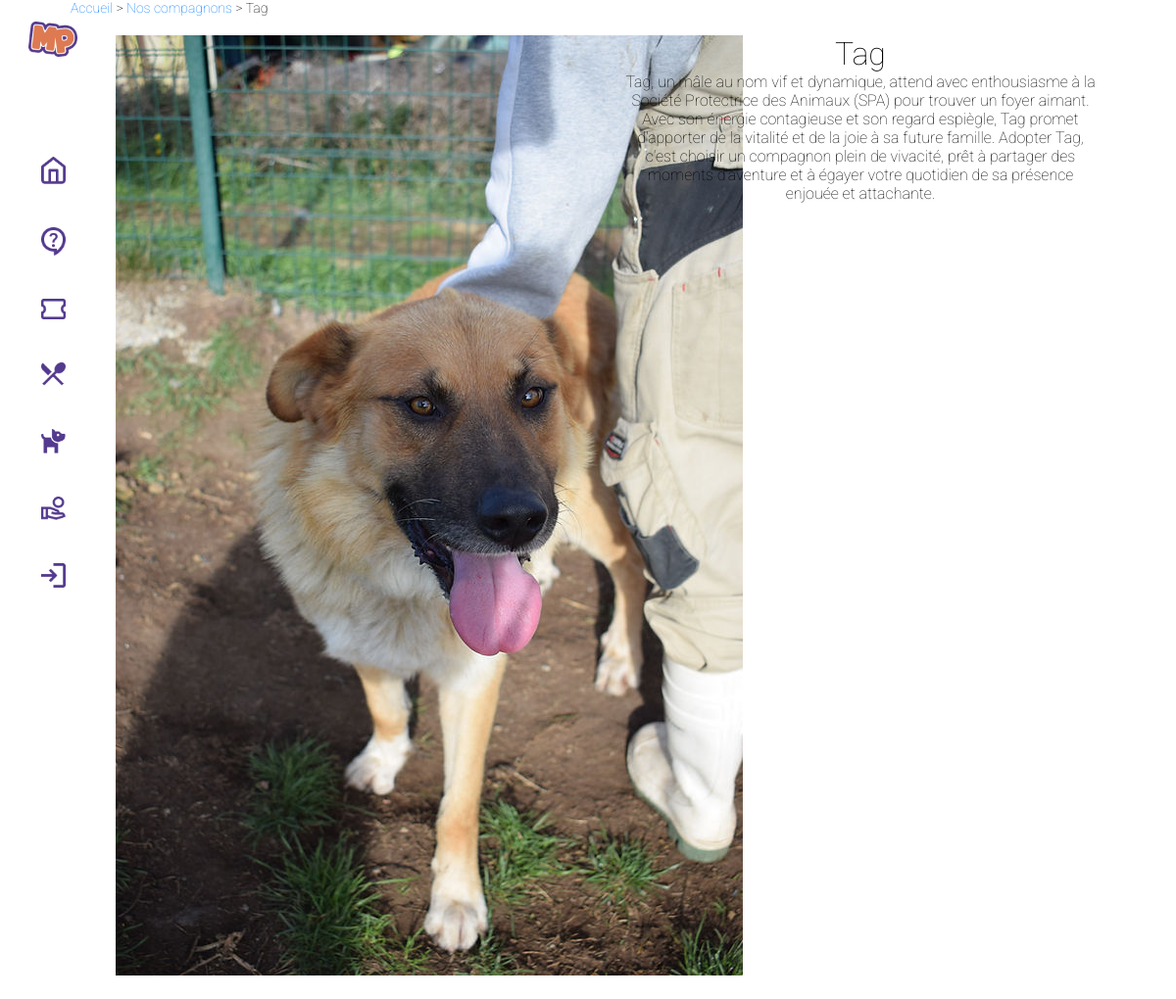
Page /animal.php?id=30 on the committed database.
### tables this page shows
CREATE TABLE `pet` (
  `id_pet` int(11) NOT NULL,
  `pet_name` varchar(255) DEFAULT NULL,
  `pet_date_of_birth` date DEFAULT NULL,
  `pet_sex` tinyint(1) DEFAULT NULL,
  `is_trial` tinyint(1) DEFAULT NULL,
  `is_adopted` tinyint(1) DEFAULT NULL,
  `adoption_date` date DEFAULT NULL,
  `bio` text DEFAULT NULL,
  `id_cat` int(11) DEFAULT NULL
);

CREATE TABLE `picture` (
  `id_pic` int(11) NOT NULL,
  `path` varchar(255) DEFAULT NULL,
  `id_pet` int(11) DEFAULT NULL
);

### animal.php (the view, shortened to what this page needs)
<?php
include("config/config.php");
$bdd = new PDO('mysql:host=' . $host . ';port=' . $port . ';dbname=' . $dbname, $username, $password);
$id = $_GET["id"];
$requete = 'SELECT *
FROM pet
INNER JOIN category
ON pet.id_cat = category.id_cat
INNER JOIN picture
ON pet.id_pet = picture.id_pet
WHERE pet.id_pet=' . $id . '';
$resultats = $bdd->query($requete);
if ($resultats && $resultats->rowCount() > 0) {
    $tabpet = $resultats->fetch(PDO::FETCH_ASSOC);
}
$nom = $tabpet['pet_name'];
$bio = $tabpet['bio'];
?>
<!DOCTYPE html>
<html lang="fr">
<head>
    <?php include("element/head.php") ?>
</head>
<body>
    <?php include("element/navbar.php") ?>
    <main class="main-content">
        <div class="fil_arianne">
            <a href="index.php">Accueil</a> &gt;
            <a href="animaux.php">Nos compagnons</a> &gt;
            <span>
                <?php echo $nom ?>
            </span>
        </div>
        <div class="animal_container">
            <div class="animal_wrapper">
                <section class="animal_image">
                    <img src="<?php echo $tabpet['path'] ?>" alt="">
                </section>
            </div>
            <div class="animal_wrapper">
                <h1 class="animal_name">
                    <?php echo $nom ?>
                </h1>
                <section>
                    <p>
                        <?php echo $bio ?>
                    </p>
                </section>
            </div>
        </div>
    </main>
</body>
</html>

### css/style.css (style rules this page uses)
.fil_arianne { font-size: 14px; margin-left: 3vw; }
.fil_arianne a { text-decoration: none; color: #007bff; }
.main-content { padding-left: 3vw; }
.animal_container { display: flex; flex-wrap: wrap; justify-content: center; }
.animal_wrapper { width: 40vw; margin: 10px; padding: 10px; text-align: center; }
* { font-family: 'Roboto', sans-serif; font-weight: 100; transition: all 1s; }
* { font-family: "Roboto", sans-serif; font-weight: 100; margin: 0; }

### rows in the picture
pet: pet_name "Tag", picture.path (picture), bio "Tag, un mâle au nom vif et dynamique, attend avec enthousiasme à la Société Protectrice des Animaux (SPA) pour trouver un foyer aimant. Avec son énergie contagieuse et son regard espiègle, Tag promet d'apporter de la vitalité et de la joie à sa future famille. Adopter Tag, c'est choisir un compagnon plein de vivacité, prêt à partager des moments d'aventure et à égayer votre quotidien de sa présence enjouée et attachante."
